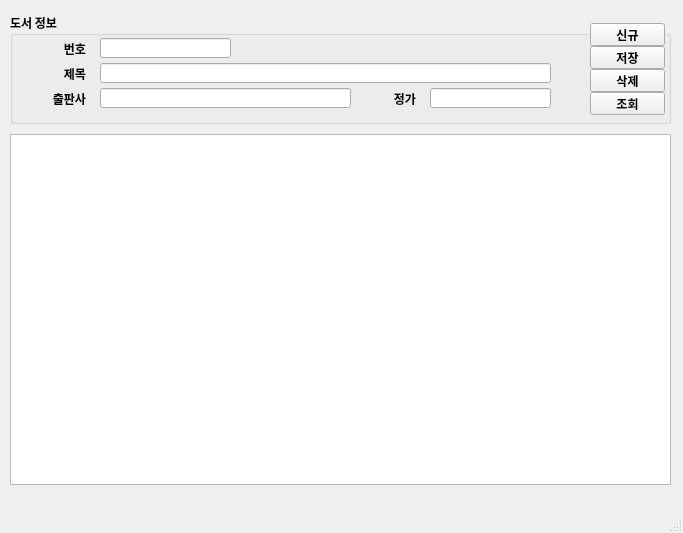
<?xml version="1.0" encoding="UTF-8"?>
<ui version="4.0">
 <class>MainWindow</class>
 <widget class="QMainWindow" name="MainWindow">
  <property name="geometry">
   <rect>
    <x>0</x>
    <y>0</y>
    <width>683</width>
    <height>533</height>
   </rect>
  </property>
  <property name="baseSize">
   <size>
    <width>640</width>
    <height>480</height>
   </size>
  </property>
  <property name="font">
   <font>
    <family>나눔고딕코딩</family>
    <weight>75</weight>
    <bold>true</bold>
   </font>
  </property>
  <property name="windowTitle">
   <string>마당 도서관리 V1.0</string>
  </property>
  <widget class="QWidget" name="centralwidget">
   <widget class="QGroupBox" name="groupBox">
    <property name="geometry">
     <rect>
      <x>10</x>
      <y>13</y>
      <width>661</width>
      <height>111</height>
     </rect>
    </property>
    <property name="title">
     <string>도서 정보</string>
    </property>
    <widget class="QLabel" name="label">
     <property name="geometry">
      <rect>
       <x>20</x>
       <y>30</y>
       <width>56</width>
       <height>12</height>
      </rect>
     </property>
     <property name="text">
      <string>번호</string>
     </property>
     <property name="alignment">
      <set>Qt::AlignRight|Qt::AlignTrailing|Qt::AlignVCenter</set>
     </property>
    </widget>
    <widget class="QLineEdit" name="txtBookName">
     <property name="geometry">
      <rect>
       <x>90</x>
       <y>50</y>
       <width>451</width>
       <height>20</height>
      </rect>
     </property>
    </widget>
    <widget class="QLabel" name="label_2">
     <property name="geometry">
      <rect>
       <x>20</x>
       <y>55</y>
       <width>56</width>
       <height>12</height>
      </rect>
     </property>
     <property name="text">
      <string>제목</string>
     </property>
     <property name="alignment">
      <set>Qt::AlignRight|Qt::AlignTrailing|Qt::AlignVCenter</set>
     </property>
    </widget>
    <widget class="QLineEdit" name="txtBookId">
     <property name="geometry">
      <rect>
       <x>90</x>
       <y>25</y>
       <width>131</width>
       <height>20</height>
      </rect>
     </property>
    </widget>
    <widget class="QLineEdit" name="txtPublisher">
     <property name="geometry">
      <rect>
       <x>90</x>
       <y>75</y>
       <width>251</width>
       <height>20</height>
      </rect>
     </property>
    </widget>
    <widget class="QLabel" name="label_3">
     <property name="geometry">
      <rect>
       <x>20</x>
       <y>80</y>
       <width>56</width>
       <height>12</height>
      </rect>
     </property>
     <property name="text">
      <string>출판사</string>
     </property>
     <property name="alignment">
      <set>Qt::AlignRight|Qt::AlignTrailing|Qt::AlignVCenter</set>
     </property>
    </widget>
    <widget class="QLineEdit" name="txtPrice">
     <property name="geometry">
      <rect>
       <x>420</x>
       <y>75</y>
       <width>121</width>
       <height>20</height>
      </rect>
     </property>
    </widget>
    <widget class="QLabel" name="label_4">
     <property name="geometry">
      <rect>
       <x>350</x>
       <y>80</y>
       <width>56</width>
       <height>12</height>
      </rect>
     </property>
     <property name="text">
      <string>정가</string>
     </property>
     <property name="alignment">
      <set>Qt::AlignRight|Qt::AlignTrailing|Qt::AlignVCenter</set>
     </property>
    </widget>
    <widget class="QPushButton" name="btnNew">
     <property name="geometry">
      <rect>
       <x>580</x>
       <y>10</y>
       <width>75</width>
       <height>23</height>
      </rect>
     </property>
     <property name="text">
      <string>신규</string>
     </property>
    </widget>
    <widget class="QPushButton" name="btnSave">
     <property name="geometry">
      <rect>
       <x>580</x>
       <y>33</y>
       <width>75</width>
       <height>23</height>
      </rect>
     </property>
     <property name="text">
      <string>저장</string>
     </property>
    </widget>
    <widget class="QPushButton" name="btnDel">
     <property name="geometry">
      <rect>
       <x>580</x>
       <y>56</y>
       <width>75</width>
       <height>23</height>
      </rect>
     </property>
     <property name="text">
      <string>삭제</string>
     </property>
    </widget>
    <widget class="QPushButton" name="btnReload">
     <property name="geometry">
      <rect>
       <x>580</x>
       <y>79</y>
       <width>75</width>
       <height>23</height>
      </rect>
     </property>
     <property name="text">
      <string>조회</string>
     </property>
    </widget>
   </widget>
   <widget class="QTableWidget" name="tblBooks">
    <property name="geometry">
     <rect>
      <x>10</x>
      <y>134</y>
      <width>661</width>
      <height>351</height>
     </rect>
    </property>
   </widget>
  </widget>
  <widget class="QMenuBar" name="menubar">
   <property name="geometry">
    <rect>
     <x>0</x>
     <y>0</y>
     <width>683</width>
     <height>21</height>
    </rect>
   </property>
  </widget>
  <widget class="QStatusBar" name="statusbar"/>
 </widget>
 <tabstops>
  <tabstop>txtBookId</tabstop>
  <tabstop>txtBookName</tabstop>
  <tabstop>txtPublisher</tabstop>
  <tabstop>txtPrice</tabstop>
  <tabstop>btnNew</tabstop>
  <tabstop>btnSave</tabstop>
  <tabstop>btnDel</tabstop>
  <tabstop>btnReload</tabstop>
  <tabstop>tblBooks</tabstop>
 </tabstops>
 <resources/>
 <connections/>
</ui>
